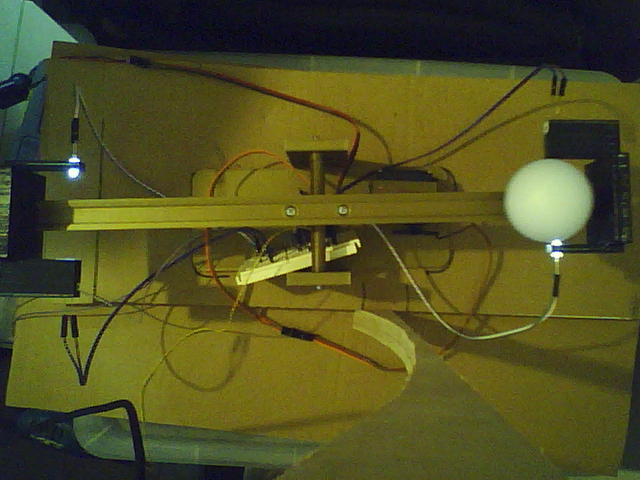
#> input picture RL_Mesila/vashdi_raspberry/im_web_001.jpg, 640 x 480 px, given in place of the camera
$ python image_diff.py
#> lines starting #> are read from the running program, lines starting #| are printed output that depends on the picture; after the words box and inside, x2 and y2 are one past the last pixel; in counts of white or black regions, pixels touching at a corner belong together
#!/usr/bin/python3.7

# 255 = white

import cv2
import numpy as np
import pandas as pd
import matplotlib.pyplot as plt
import time

###################################
### Read from Video (Streaming) ###
# [5 lines of commented-out code are left out]
cap = cv2.VideoCapture(0)

for i in range(3,0,-1):
  print("take picture in: :"+str(i))
  time.sleep(1)

start_time = time.time()
#im001 = cv2.imread("/home/pi/Desktop/im_web_001.jpg")
#im002 = cv2.imread("/home/pi/Desktop/im_web_002.jpg")
_,im001 = cap.read() #Read 001 2 times - dont know why, but the first image is very bad (maybe the camera light is still adjasting)
#> im001 is the input picture: shape (480, 640, 3); mean B, G, R 33.6, 79.5, 80.8
_,im001 = cap.read()
time.sleep(0.5)
_,im002 = cap.read()
print("take 2 pic + 0.5sec took: ",time.time() - start_time)
im001 = cv2.medianBlur(im001,5)
im002 = cv2.medianBlur(im002,5)
im001 = im001[150:270,:]
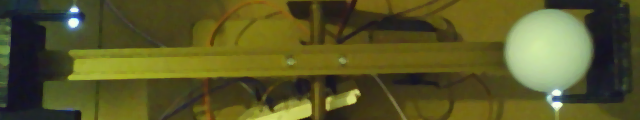
#> im001: shape (120, 640, 3); mean B, G, R 39.1, 87, 89
im002 = im002[150:270,:]
im001gray  = cv2.cvtColor(im001,cv2.COLOR_BGR2GRAY)
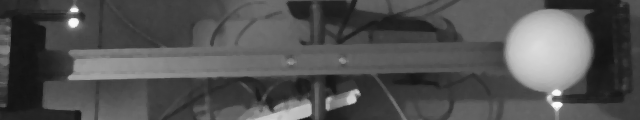
#> im001gray: shape (120, 640); min 17, max 250, mean 82.1
im002gray  = cv2.cvtColor(im002,cv2.COLOR_BGR2GRAY)
(thresh,im001bw) = cv2.threshold(im001gray,127,255,cv2.THRESH_BINARY)
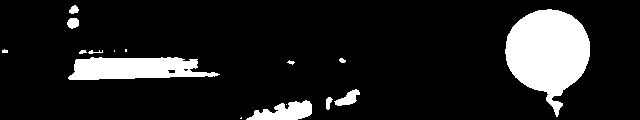
#> im001bw: shape (120, 640); 12.6% white; 16 white regions (5 under 20 px), largest, box (x1, y1, x2, y2) and area: (505, 9, 590, 117) 5746, (68, 57, 220, 80) 2568, (246, 100, 312, 120) 799
(thresh,im002bw) = cv2.threshold(im002gray,127,255,cv2.THRESH_BINARY)
im001rgb = cv2.cvtColor(im001,cv2.COLOR_BGR2RGB)
im002rgb = cv2.cvtColor(im002,cv2.COLOR_BGR2RGB)
deltabw = im002bw - im001bw
#> deltabw: shape (120, 640); every value is 0

circles1 = cv2.HoughCircles(im001bw,cv2.HOUGH_GRADIENT, dp=3.95,minDist=25,minRadius=25,maxRadius=70)
#> circles1 = [[547.1, 53.33, 43.96]]
if circles1 is not None:
    print("found circle in im001bw")
    circles1 = np.round(circles1[0,:]).astype("int")
#> circles1 = [[547, 53, 44]]
    for (x,y,r) in circles1:
        print("x,y,r - "+str(x)+","+str(y)+","+str(r))
        if(int(y) > 45 and int(y) < 75):
            if(int(r) < 60):
                 sub_matrix = im001bw[y-15:y+15,x-15:x+15]
                 print("avg of sub matrix is: ",sub_matrix.mean())
                 if(sub_matrix.mean() > 200):
                    x1,y1,r1 = x,y,r
                    print("average is above 200, x,y,z:",str(x1),str(y1),str(r1))
                    cv2.circle(im001rgb,(x,y),r,(0,255,0),4)
                    cv2.rectangle(im001rgb,(x-5,y-5),(x+5,y+5),(0,128,255),-1)
#> this loop made 1 pass
#> (x, y, r, x1, y1, r1) on pass 1: (547, 53, 44, 547, 53, 44)
#| x,y,r - 547,53,44
#| avg of sub matrix is:  255.0
#| average is above 200, x,y,z: 547 53 44
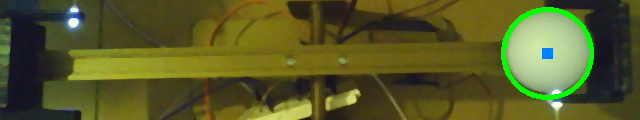
#> im001rgb: shape (120, 640, 3); mean R, G, B 86.8, 89.4, 38
else:
    print("no circle found")
print("##############################################")

circles2 = cv2.HoughCircles(im002bw,cv2.HOUGH_GRADIENT, dp=3.95,minDist=25,minRadius=25,maxRadius=70)
#> circles2 = [[547.1, 53.33, 43.96]]
if circles2 is not None:
    print("found circle in im002bw")
    circles2 = np.round(circles2[0,:]).astype("int")
#> circles2 = [[547, 53, 44]]
    for (x,y,r) in circles2:
        print("x,y,r - "+str(x)+","+str(y)+","+str(r))
        if(int(y) > 45 and int(y) < 75):
            if(int(r) < 60):
                sub_matrix = im002bw[y-15:y+15,x-15:x+15]
                print("avg of sub matrix is: ",sub_matrix.mean())
                if(sub_matrix.mean() > 200):
                    x2,y2,r2 = x,y,r
                    print("average is above 200, x,y,z:",str(x2),str(y2),str(r2))
                    cv2.circle(im002rgb,(x,y),r,(0,255,0),4)
                    cv2.rectangle(im002rgb,(x-5,y-5),(x+5,y+5),(0,128,255),-1)
#> this loop made 1 pass
#| x,y,r - 547,53,44
#| avg of sub matrix is:  255.0
#| average is above 200, x,y,z: 547 53 44
else:
    print("no circle found")
try:
    if(x1 is not None and x2 is not None):
        circleDelta = np.zeros(im001bw.shape)
        deltaX = int(x2-x1)
#> deltaX = 0
        print("### delta x2-x1 = ",str(deltaX)," ###")
#| ### delta x2-x1 =  0  ###
        print("normal value of delta x (x/640): ",float(deltaX/640))
#| normal value of delta x (x/640):  0.0
        circleDelta[y2-r2:y2+r2,x2-r2:x2+r2] = im002bw[y2-r2:y2+r2,x2-r2:x2+r2] - im001bw[y2-r2:y2+r2,x2-r2:x2+r2]
#> circleDelta: shape (120, 640) float64; every value is 0
    else:
        circleDelta = np.zeros(im001bw.shape)
except NameError:
    print("x1 or x2 were not found")

print("my program took ",time.time() - start_time," to run")

fig = plt.figure(figsize=(30,30))

plt1 = fig.add_subplot(4,2,1)
plt.imshow(im001rgb)
plt2 =fig.add_subplot(4,2,2)
plt.imshow(im002rgb)
plt3 = fig.add_subplot(4,2,3)
plt.imshow(im001gray,cmap='Greys')
plt4 = fig.add_subplot(4,2,4)
plt.imshow(im002gray,cmap='Greys')
plt5 = fig.add_subplot(4,2,5)
plt.imshow(im001bw,cmap='Greys_r')
plt6 = fig.add_subplot(4,2,6)
plt.imshow(im002bw,cmap='Greys_r')
plt7 = fig.add_subplot(4,2,7)
plt.imshow(deltabw,cmap='Greys_r')
plt8 = fig.add_subplot(4,2,8)
plt.imshow(circleDelta,cmap='Greys_r')
plt1.title.set_text("im001rgb")
plt2.title.set_text("im002rgb")
plt3.title.set_text("im001gray")
plt4.title.set_text("im002gray")
plt5.title.set_text("im001bw")
plt6.title.set_text("im002bw")
plt7.title.set_text("deltabw")
plt8.title.set_text("circleDelta")
plt.show()
#
#
#
#
